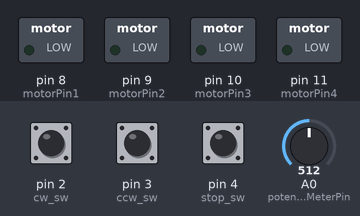
A sketch run on a simulated Arduino Uno, built with avr-gcc and run on an emulated ATmega328P. Parts: switched loads named in the sketch (green lamp = pin HIGH). The test bench sets the inputs (shaded band); at power-on: pin 2 (cw_sw) HIGH, pin 3 (ccw_sw) HIGH, pin 4 (stop_sw) HIGH, A0 (potentioMeterPin) = 512. What the sketch prints to the serial monitor is not drawn.

Above: at 1.2 s.
1.3 s: pin 2 (cw_sw) pulled LOW for 0.15 s
At 2.5 s:
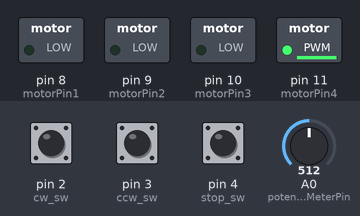
2.9 s: pin 3 (ccw_sw) pulled LOW for 0.15 s
At 3.8 s:
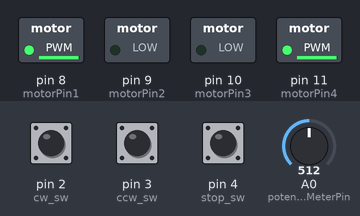
4.5 s: pin 2 (cw_sw) pulled LOW for 1 s
At 5.0 s:
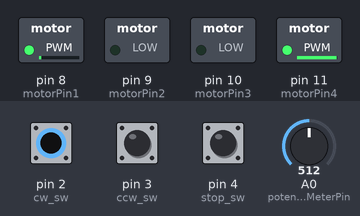
7.0 s: pin 4 (stop_sw) pulled LOW for 0.15 s
At 7.6 s:
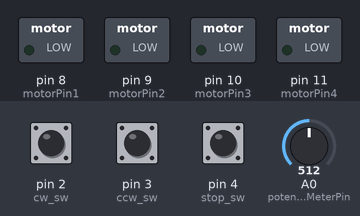
8.6 s: pin 3 (ccw_sw) pulled LOW for 1 s
At 9.4 s:
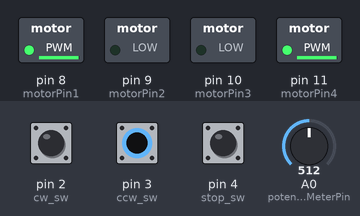
11.9 s: pin 4 (stop_sw) pulled LOW for 1 s
At 12.6 s:
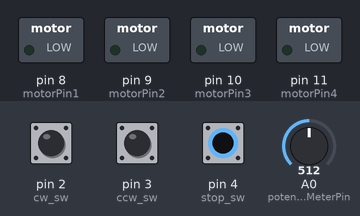
Timing chart, 0 to 14.9 s (numbered marks = the images above; inputs shaded):
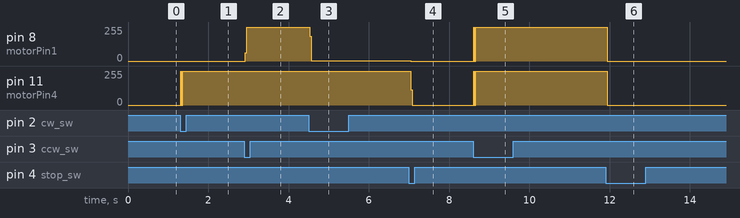

Measured:
- after the input at 1.3 s, pin 11 (motorPin4): 0/255 → 252/255 at once
- after the input at 2.9 s, pin 8 (motorPin1): 0/255 → 252/255 at once
- after the input at 4.5 s, pin 8 (motorPin1): 252/255 → 2/255 at once
- after the input at 7.0 s, pin 8 (motorPin1): 2/255 → 0/255 at once; pin 11 (motorPin4): 252/255 → 0/255 at once
- after the input at 8.6 s, pin 8 (motorPin1), pin 11 (motorPin4): 0/255 → 252/255 at once
- after the input at 11.9 s, pin 8 (motorPin1), pin 11 (motorPin4): 252/255 → 0/255 at once

The sketch:

AR21_step_motor.ino
```cpp
/*
 예제 7.1
 스텝모터 구동
 */

// 스텝 모터 신호핀 설정
int motorPin1 = 8;
int motorPin2 = 9;
int motorPin3 = 10;
int motorPin4 = 11;

int cw_sw = 2;
int ccw_sw = 3;
int stop_sw = 4;

boolean cwsw = false;
boolean ccwsw = false;
boolean stopsw = true;

// 포텐쇼미터 핀 설정
int potentioMeterPin = 0;

// stop 구간 폭 설정
int stopRange = 100;

// 모터 속도 관련 변수 설정
int motorSpeed; // 스텝 사이의 지연시간으로서 4500~1000의 범위를 갖는다.
int motorSpeedPercent; // 속도를 0~100%로 나타낸다.

// 스텝 모터의 스텝 설정
// 0~7은 동작 신호, 8번째는 모터 정지 신호
int steps[] = {B1000, B1100, B0100, B0110, B0010, B0011, B0001, B1001, B0000};

void setup() {
  //모터 신호핀을 출력으로 설정
  pinMode(motorPin1, OUTPUT);
  pinMode(motorPin2, OUTPUT);
  pinMode(motorPin3, OUTPUT);
  pinMode(motorPin4, OUTPUT);

  //스위치 신호핀 출력 설정
  pinMode(cw_sw, INPUT_PULLUP);
  pinMode(ccw_sw, INPUT_PULLUP);
  pinMode(stop_sw, INPUT_PULLUP);

  // 시리얼 통신 설정
  Serial.begin(9600);
}

void loop(){
  // 포텐쇼미터 값을 읽어옴
  int potentioMeter = analogRead(potentioMeterPin);

  if(digitalRead(cw_sw)==LOW){
    cwsw = true;
    ccwsw = false;
    stopsw = false;
  }
  else if(digitalRead(ccw_sw)==LOW){
    cwsw = false;
    ccwsw = true;
    stopsw = false;
  }
  else if(digitalRead(stop_sw)==LOW){
    cwsw = false;
    ccwsw = false;
    stopsw = true;
  }
  if(cwsw == true){
    Serial.print("CW Moter");
    clockwise();
  }
  else if(ccwsw == true){
    Serial.print("CCW Moter");
    counterClockwise();
  }
  else if(stopsw == true){
    Serial.println("Motor stop");
    motorStop();
  }
}
void counterClockwise(){
  // 0~7 번째 신호를 순차적으로 출력시킨다.
  for(int i = 0; i < 8; i++)
  {
    motorSignalOutput(i);
    delayMicroseconds(motorSpeed);

  }
}

void clockwise(){
  // 7~0 번째 신호를 순차적으로 출력시킨다.
  for(int i = 7; i >= 0; i--)
  {
    motorSignalOutput(i);
    delayMicroseconds(motorSpeed);
  }
}

void motorStop(){
  // 정지신호를 출력시킨다.
  motorSignalOutput(8);
}

void motorSignalOutput(int out)
{
  // out 변수에 해당하는 모터 시그날을 출력한다.
  digitalWrite(motorPin1, bitRead(steps[out], 0));
  digitalWrite(motorPin2, bitRead(steps[out], 1));
  digitalWrite(motorPin3, bitRead(steps[out], 2));
  digitalWrite(motorPin4, bitRead(steps[out], 3));
}
```
